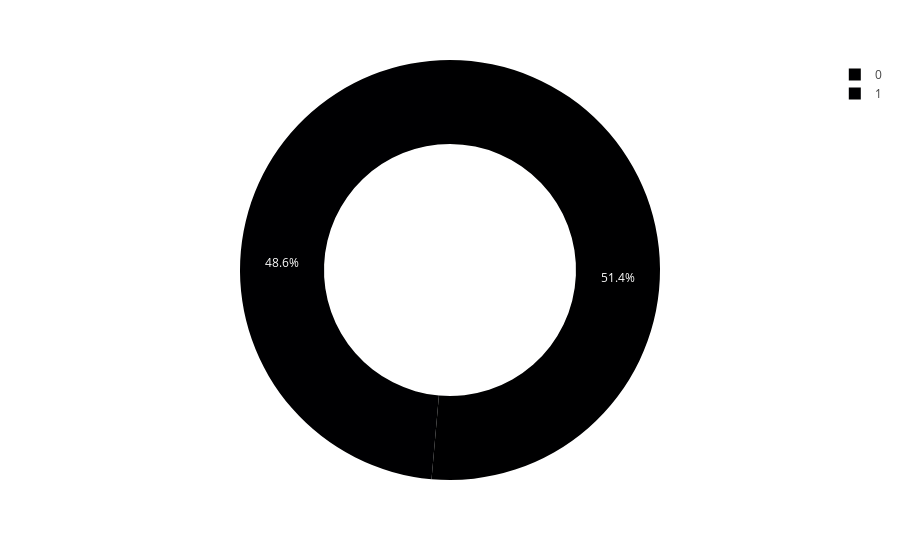

This figure's notebook cell:
### Code cell
fig = px.pie(data_frame, names="Blood_Pressure_Abnormality", hole = 0.6)
fig.show()

### Figure 1 — Plotly figure (JSON) as saved in the notebook; plotly's stock layout.template omitted (floating-point values rounded to 4 significant figures; data arrays with more than 128 entries replaced by an {"elided": "..."} marker saying what was removed)
{"data": [{"domain": {"x": [0, 1], "y": [0, 1]}, "hole": 0.6, "hovertemplate": "Blood_Pressure_Abnormality=%{label}<extra></extra>", "labels": {"elided": "1677 int values"}, "legendgroup": "", "name": "", "showlegend": true, "type": "pie"}], "layout": {"autosize": true, "legend": {"tracegroupgap": 0}, "margin": {"t": 60}}}
